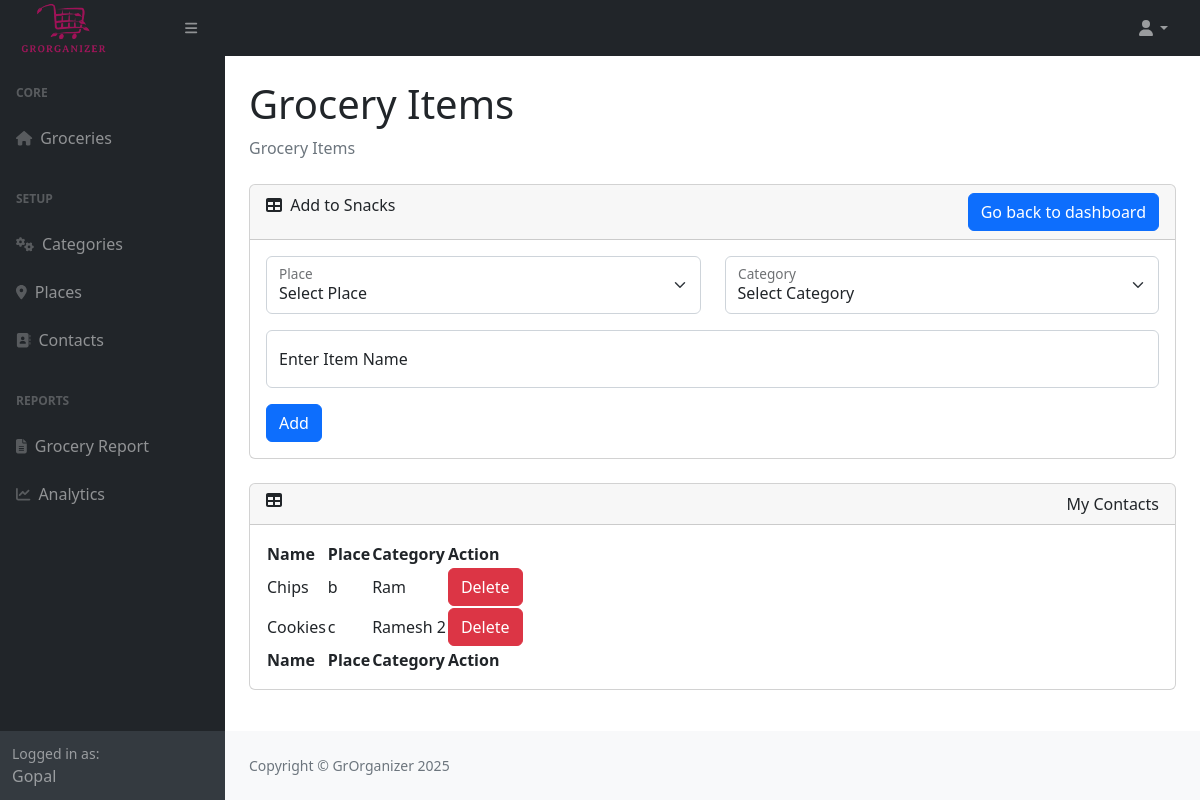
The page /groceries/items/3 (signed in) on the database its author committed.
### tables this page shows
CREATE TABLE groceries (
    id INTEGER PRIMARY KEY AUTOINCREMENT,
    name TEXT NOT NULL,
    balance REAL NOT NULL DEFAULT 0.0,
    user_id INTEGER NOT NULL,
    created_at DATETIME DEFAULT CURRENT_TIMESTAMP,
    updated_at DATETIME DEFAULT CURRENT_TIMESTAMP, completed BOOLEAN NOT NULL DEFAULT 0, expenditure REAL NOT NULL DEFAULT 0.0,
    FOREIGN KEY (user_id) REFERENCES users (id) ON DELETE CASCADE
);

CREATE TABLE grocery_items (
    id INTEGER PRIMARY KEY AUTOINCREMENT,
    name TEXT NOT NULL,
    price REAL NOT NULL,
    bought BOOLEAN NOT NULL DEFAULT 0,
    grocery_id INTEGER NOT NULL,
    category_id INTEGER NOT NULL,
    place_id INTEGER NOT NULL,
    created_at DATETIME DEFAULT CURRENT_TIMESTAMP,
    updated_at DATETIME DEFAULT CURRENT_TIMESTAMP,
    FOREIGN KEY (grocery_id) REFERENCES groceries (id) ON DELETE CASCADE,
    FOREIGN KEY (category_id) REFERENCES categories (id) ON DELETE SET NULL,
    FOREIGN KEY (place_id) REFERENCES places (id) ON DELETE SET NULL
);

CREATE TABLE places (
    id INTEGER PRIMARY KEY AUTOINCREMENT,
    place TEXT NOT NULL UNIQUE,
    description TEXT,
    created_at DATETIME DEFAULT CURRENT_TIMESTAMP,
    updated_at DATETIME DEFAULT CURRENT_TIMESTAMP
);

CREATE TABLE categories (
    id INTEGER PRIMARY KEY AUTOINCREMENT,
    category TEXT NOT NULL UNIQUE,
    description TEXT,
    created_at DATETIME DEFAULT CURRENT_TIMESTAMP,
    updated_at DATETIME DEFAULT CURRENT_TIMESTAMP
);

### app.py (the view, shortened to what this page needs)
@app.route("/groceries/items/<id>", methods=["GET", "POST"])
@login_required
def groceries_items(id):
    grocery = db.execute("SELECT * FROM groceries WHERE id = ?", id)
    if len(grocery) != 1:
        return apology("Invalid url")
    if request.method == "GET":
        category_id = request.args.get('category_id')
        place_id = request.args.get('place_id')
        categories = db.execute("SELECT * FROM categories")
        places = db.execute("SELECT * FROM places")
        items = db.execute("SELECT grocery_items.*, categories.category, places.place FROM grocery_items JOIN categories ON categories.id = grocery_items.category_id JOIN places ON places.id = grocery_items.place_id WHERE grocery_id = ? ORDER BY updated_at DESC", id)
        return render_template("grocery_items.html", categories = categories, places=places, items=items, grocery=grocery[0], category_id = category_id, place_id=place_id)

### helpers.py (called while the page is built)
def login_required(f):
    @wraps(f)
    def decorated_function(*args, **kwargs):
        if session.get("user_id") is None:
            return redirect("/")
        return f(*args, **kwargs)
    return decorated_function

### templates/grocery_items.html (shortened to what this page needs)
{% extends "layout.html" %}
{% block content %}
<div class="container-fluid px-4">
  <h1 class="mt-4">Grocery Items</h1>
  <ol class="breadcrumb mb-4">
    <li class="breadcrumb-item active">Grocery Items</li>
  </ol>
  <div class="card mb-4">
    <div class="card-header d-flex justify-content-between">
      <div>
        <i class="fas fa-table me-1"></i>
        Add to {{ grocery.name }}
      </div>
      <div>
        <a href="/dashboard" class="btn btn-primary">Go back to dashboard</a>
      </div>
    </div>
    <div class="card-body">
      <form method="post" action="">
        <div class="row">
          <div class="col-md-6">
            <div class="form-floating mb-3">
              <select class="form-select" id="place" name="place">
                {% if not place_id %}
                <option value="" selected disabled>Select Place</option>
                {% endif %}
              </select>
              <label for="place">Place</label>
            </div>
          </div>
          <div class="col-md-6">
            <div class="form-floating mb-3">
              <select class="form-select" id="category" name="category">
                {% if not category_id %}
                <option value="" selected disabled>Select Category</option>
                {% endif %}
              </select>
              <label for="category">Category</label>
            </div>
          </div>
          <div class="col-md-12">
            <div class="form-floating mb-3">
              <input class="form-control" id="name" type="text" name="name" placeholder="Enter item name" autofocus />
              <label for="name">Enter Item Name</label>
            </div>
          </div>
        </div>
        <button type="submit" class="btn btn-primary">Add</button>
      </form>
    </div>
  </div>
  <div class="card mb-4">
    <div class="card-header d-flex justify-content-between">
      <i class="fas fa-table me-1"></i>
      My Contacts
    </div>
    <div class="card-body">
      <table id="datatablesSimple">
        <thead>
          <tr>
            <th>Name</th>
            <th>Place</th>
            <th>Category</th>
            <th>Action</th>
          </tr>
        </thead>
        <tfoot>
          <tr>
            <th>Name</th>
            <th>Place</th>
            <th>Category</th>
            <th>Action</th>
          </tr>
        </tfoot>
        <tbody>
          {% for item in items %}
          <tr>
            <td>{{item.name}}</td>
            <td>{{item.place}}</td>
            <td>{{item.category}}</td>
            <td>
              <a href="/grocery/items/delete/{{item.id}}" class="btn btn-danger delete">Delete</a>
            </td>
          </tr>
          {% endfor %}
        </tbody>
      </table>
    </div>
  </div>
</div>
{% endblock content %}

### rows shown on the page
groceries: name "Snacks"
grocery_items: name "Chips", place "b", category "Ram"
grocery_items: name "Cookies", place "c", category "Ramesh 2"

### other values the page prints
{{ session["user_name"] }} "Gopal"
